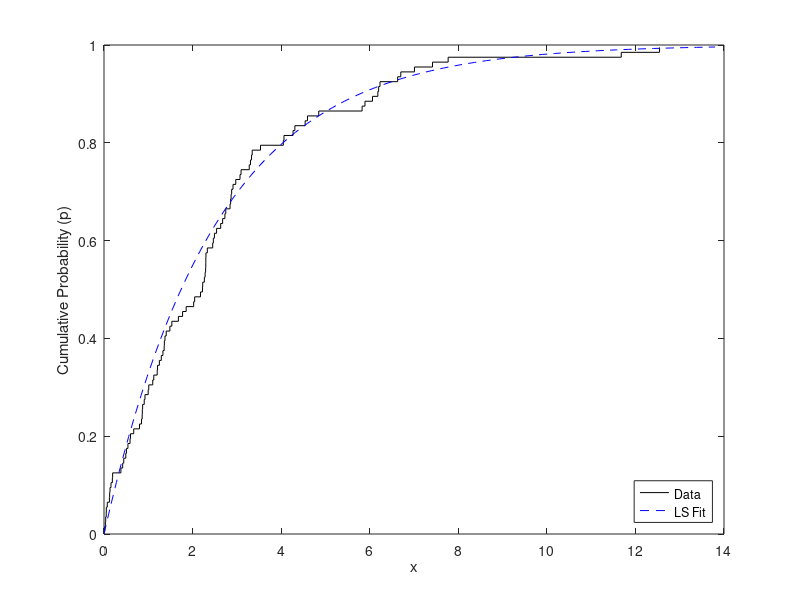

Source code (MATLAB):
rng(37,'twister');
n = 100;
x = exprnd(2,n,1);

x = sort(x);
p = ((1:n)-0.5)' ./ n;

muMLE = expfit(x)

stairs(x,p,'k-');
hold on
xgrid = linspace(0,1.1*max(x),100)';
plot(xgrid,expcdf(xgrid,muMLE),'b--');
hold off
xlabel('x'); ylabel('Cumulative Probability (p)');
legend({'Data','LS Fit','ML Fit'},'location','southeast');